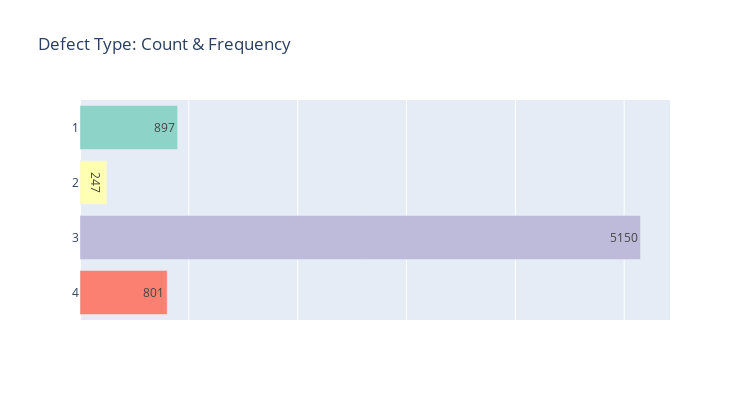

The code cell stored with this chart in its notebook:
### Code cell
# we want counts & frequency of the labels
classes = (
    data.groupby(by='ClassId', as_index=False)
        .agg({'ImageId':'count'})
        .rename(columns={'ImageId':'Count'})
)

classes['Frequency'] = round(classes['Count'] / classes['Count'].sum() * 100, 2) 
classes['Frequency'] = classes['Frequency'].astype(str) + '%'

# plotly for interactive graphs
fig = go.Figure(
    
    data=go.Bar(
        orientation='h',
        x=classes.Count,
        y=classes.ClassId,
        hovertext=classes.Frequency,
        text=classes.Count,
        textposition='auto',
        marker_color=colors),
    
    layout=go.Layout(
        title='Defect Type: Count & Frequency',
        showlegend=False,
        xaxis=go.layout.XAxis(showticklabels=False),
        yaxis=go.layout.YAxis(autorange='reversed'),
        width=750, height=400
    )
)

# display
fig.show()

### Figure 1 — Plotly figure (JSON) as saved in the notebook; plotly's stock layout.template omitted (floating-point values rounded to 4 significant figures)
{"data": [{"hovertext": ["12.64%", "3.48%", "72.59%", "11.29%"], "marker": {"color": ["rgb(141,211,199)", "rgb(255,255,179)", "rgb(190,186,218)", "rgb(251,128,114)"]}, "orientation": "h", "text": [897, 247, 5150, 801], "textposition": "auto", "type": "bar", "x": [897, 247, 5150, 801], "y": [1, 2, 3, 4]}], "layout": {"height": 400, "showlegend": false, "title": {"text": "Defect Type: Count & Frequency"}, "width": 750, "xaxis": {"showticklabels": false}, "yaxis": {"autorange": "reversed"}}}
